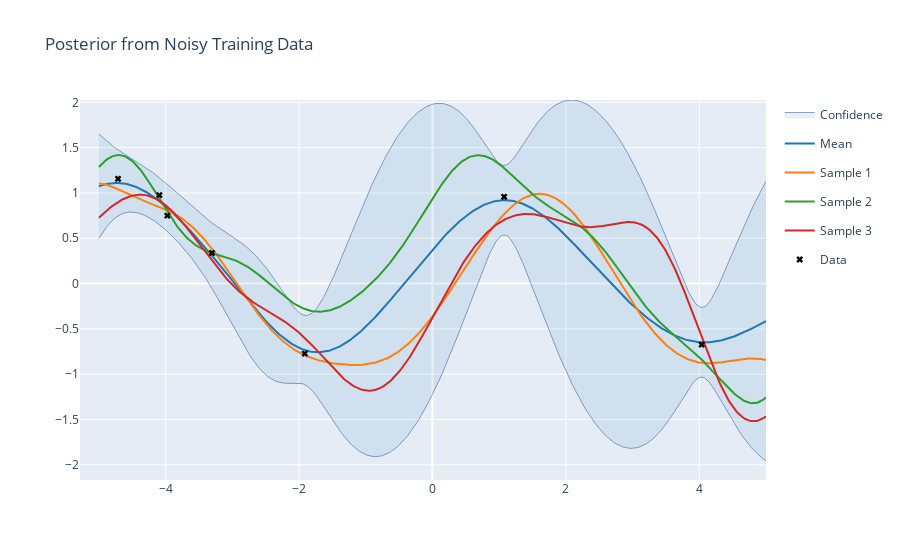

Write notebook code for a chart like this one.
### Code cell
# Generate noisy training data
X = np.linspace(-5., 5., 500)[:, None]

NOISE = 0.2
TRAIN_SIZE = 7
X_train = np.random.uniform(-5., 5, (TRAIN_SIZE, 1))
Y_train = np.sin(X_train) + NOISE * np.random.rand(*X_train.shape)

# Compute mean and covariance of posterior
mup, covp = posterior(X, X_train, Y_train, kernel=rbf, sigma_y=NOISE)

# Draw samples from posterior
NSAMPLES = 3
samples = np.random.multivariate_normal(mup.ravel(), covp, NSAMPLES)
plotly_gp(mup, covp, X, X_train=X_train, Y_train=Y_train, samples=samples, title="Posterior from Noisy Training Data")

### Figure 1 — Plotly figure (JSON) as saved in the notebook; plotly's stock layout.template omitted (floating-point values rounded to 4 significant figures; data arrays with more than 128 entries replaced by an {"elided": "..."} marker saying what was removed)
{"data": [{"fillcolor": "rgba(31, 119, 180, 0.1)", "legendgroup": "Confidence_fill_(layout.XAxis(),layout.YAxis())", "line": {"color": "#204a87", "width": 0.5}, "name": "Confidence", "showlegend": false, "type": "scatter", "x": {"elided": "500 float values"}, "y": {"elided": "500 float values"}}, {"fill": "tonextx", "fillcolor": "rgba(31, 119, 180, 0.1)", "legendgroup": "Confidence_fill_(layout.XAxis(),layout.YAxis())", "line": {"color": "#204a87", "width": 0.5}, "name": "Confidence", "showlegend": true, "type": "scatter", "x": {"elided": "500 float values"}, "y": {"elided": "500 float values"}}, {"line": {"color": "#1f77b4"}, "name": "Mean", "type": "scatter", "x": {"elided": "500 float values"}, "y": {"elided": "500 float values"}}, {"line": {"color": "#ff7f0e"}, "name": "Sample 1", "type": "scatter", "x": {"elided": "500 float values"}, "y": {"elided": "500 float values"}}, {"line": {"color": "#2ca02c"}, "name": "Sample 2", "type": "scatter", "x": {"elided": "500 float values"}, "y": {"elided": "500 float values"}}, {"line": {"color": "#d62728"}, "name": "Sample 3", "type": "scatter", "x": {"elided": "500 float values"}, "y": {"elided": "500 float values"}}, {"marker": {"color": "#000000", "symbol": "x"}, "mode": "markers", "name": "Data", "type": "scatter", "x": [-4.094, -1.913, 4.036, 1.074, -3.304, -4.713, -3.974], "y": [0.9759, -0.772, -0.6742, 0.9577, 0.3381, 1.156, 0.7496]}], "layout": {"hovermode": "x", "title": {"text": "Posterior from Noisy Training Data"}}}
